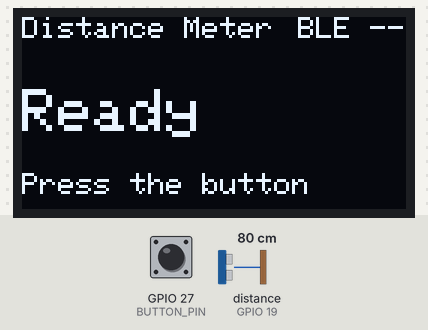
Bench run of a sketch on a simulated ESP32. On the bench: 128×64 one-colour display. The test bench sets the inputs (shaded band); at power-on: GPIO 27 (BUTTON_PIN) LOW, distance to the obstacle (sensor on GPIO 19) 80 cm. The echo pulse lasts 58.3 µs per cm; nothing arrives over Bluetooth unless stated; a phone connects over Bluetooth LE 3 s after start; what the sketch prints to the serial monitor is not drawn.

Above: at 0.4 s.
At 3.9 s:
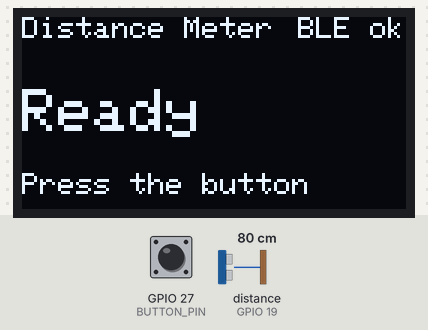
4.0 s: GPIO 27 (BUTTON_PIN) pulled HIGH for 0.15 s
At 4.8 s:
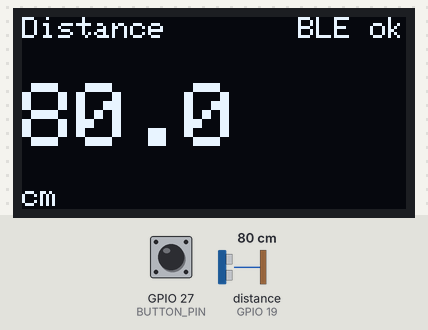
5.8 s: GPIO 27 (BUTTON_PIN) pulled HIGH for 1 s
At 5.99 s:
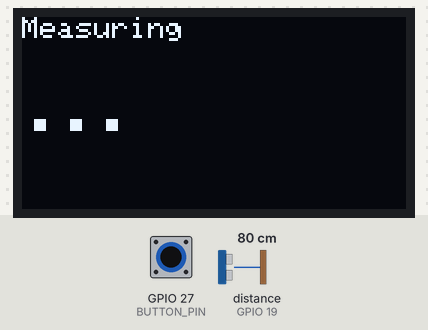
11.3 s: GPIO 27 (BUTTON_PIN) pulled HIGH for 3.2 s
Timing chart, 0 to 14.3 s (numbered marks = the images above; inputs shaded):
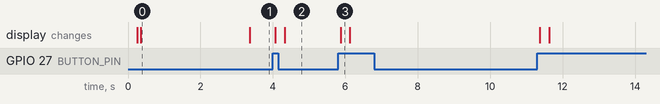

The sketch:

esp32_measuring_tape.ino
```cpp
/*
 * Measuring Tape - ESP32 firmware
 * -------------------------------
 *
 * A hand-held distance meter. Press the KY-004 button, the HC-SR04 takes a
 * filtered measurement, the SSD1306 shows it, and the ESP32 notifies the
 * Android app over BLE.
 *
 * Device -> app frames (newline-delimited ASCII):
 *
 *     DIST:127.1\n
 *     DIST:ERR\n
 *     INFO:MEASURING_TAPE_V2\n
 *     PONG\n
 *     OK:CAL=1.5\n
 *     ERR:UNKNOWN\n
 *
 * App -> device commands (write to the command characteristic):
 *
 *     PING\n
 *     CAL:<cm>\n     datum offset added to sensor readings
 *
 * Wiring
 * ------
 *   HC-SR04 VCC   -> 5V (VIN)
 *   HC-SR04 GND   -> GND
 *   HC-SR04 TRIG  -> GPIO18
 *   HC-SR04 ECHO  -> GPIO19  *through a 1k/2k divider to 3.3V*
 *   KY-004 S      -> GPIO27
 *   KY-004 VCC    -> 3.3V
 *   KY-004 GND    -> GND
 *   SSD1306 SDA   -> GPIO21
 *   SSD1306 SCL   -> GPIO22
 *   SSD1306 VCC   -> 3.3V
 *   SSD1306 GND   -> GND
 *
 * The HC-SR04 ECHO output is 5V. Never connect it directly to an ESP32 GPIO.
 * Use a divider: ECHO -> 1k -> GPIO19, and 2k from GPIO19 to GND.
 *
 * Board: "ESP32 Dev Module" (ESP32 Arduino core 2.0.17+ or 3.x).
 * Libraries: Adafruit SSD1306, Adafruit GFX Library, Adafruit BusIO.
 */

#include <Wire.h>
#include <Adafruit_GFX.h>
#include <Adafruit_SSD1306.h>
#include <BLEDevice.h>
#include <BLEServer.h>
#include <BLEUtils.h>
#include <BLE2902.h>

#include <cstdio>
#include <cstdlib>
#include <cstring>
#include <string>

// ---------------------------------------------------------------------------
// Pin map
// ---------------------------------------------------------------------------
static const uint8_t TRIG_PIN = 18;
static const uint8_t ECHO_PIN = 19;
static const uint8_t BUTTON_PIN = 27;
static const uint8_t I2C_SDA_PIN = 21;
static const uint8_t I2C_SCL_PIN = 22;

// The KY-004 used in the prototype is active HIGH. If your module is active
// LOW, change this to LOW.
static const int BUTTON_ACTIVE_LEVEL = HIGH;

// ---------------------------------------------------------------------------
// Tuning
// ---------------------------------------------------------------------------
static const uint32_t SERIAL_BAUD = 115200;
static const uint32_t SCREEN_TIMEOUT_MS = 10000;
static const unsigned long DEBOUNCE_MS = 40;
static const uint8_t SAMPLES = 5;
static const uint16_t SAMPLE_GAP_MS = 40;
static const uint32_t ECHO_TIMEOUT_US = 30000;  // ~5 m round trip
static const float SOUND_CM_PER_US = 0.0343f;
static const float MIN_VALID_CM = 2.0f;
static const float MAX_VALID_CM = 400.0f;

// Added to every reading so the app measures from the front face of the case.
// Set with the CAL command or change this default.
static float datumOffsetCm = 0.0f;

// ---------------------------------------------------------------------------
// BLE
// ---------------------------------------------------------------------------
#define SERVICE_UUID "4fafc201-1fb5-459e-8fcc-c5c9c331914b"
#define MEASUREMENT_CHAR_UUID "beb5483e-36e1-4688-b7f5-ea07361b26a8"
#define COMMAND_CHAR_UUID "beb5483e-36e1-4688-b7f5-ea07361b26a9"

static const char *DEVICE_NAME = "DistanceMeter";

BLECharacteristic *measurementChar = nullptr;
volatile bool bleConnected = false;
volatile bool advertisingRestartPending = false;
volatile bool screenRefreshPending = false;

class ServerCallbacks : public BLEServerCallbacks {
  void onConnect(BLEServer *server) override {
    (void)server;
    bleConnected = true;
    screenRefreshPending = true;
    BLEDevice::getAdvertising()->stop();
  }

  void onDisconnect(BLEServer *server) override {
    (void)server;
    bleConnected = false;
    screenRefreshPending = true;
    advertisingRestartPending = true;
  }
};

std::string trimCopy(const std::string &value) {
  const size_t first = value.find_first_not_of(" \r\n\t");
  if (first == std::string::npos) {
    return "";
  }
  const size_t last = value.find_last_not_of(" \r\n\t");
  return value.substr(first, last - first + 1);
}

void publishFrame(const char *frame) {
  char line[64];
  snprintf(line, sizeof(line), "%s\n", frame);

  if (measurementChar != nullptr) {
    measurementChar->setValue(reinterpret_cast<uint8_t *>(line), strlen(line));
    if (bleConnected) {
      measurementChar->notify();
    }
  }

  Serial.print(frame);
  Serial.println();
}

void handleCommand(const std::string &raw) {
  const std::string command = trimCopy(raw);
  if (command.empty()) {
    return;
  }

  if (command == "PING") {
    publishFrame("PONG");
    return;
  }

  if (command.rfind("CAL:", 0) == 0) {
    const float value = static_cast<float>(atof(command.c_str() + 4));
    if (value >= -100.0f && value <= 100.0f) {
      datumOffsetCm = value;
      char reply[40];
      snprintf(reply, sizeof(reply), "OK:CAL=%.1f", datumOffsetCm);
      publishFrame(reply);
    } else {
      publishFrame("ERR:CAL");
    }
    return;
  }

  publishFrame("ERR:UNKNOWN");
}

class CommandCallbacks : public BLECharacteristicCallbacks {
  void onWrite(BLECharacteristic *characteristic) override {
    // ESP32 core 3.x returns Arduino String here; core 2.x returned
    // std::string. Converting through c_str()/length() supports both.
    const auto value = characteristic->getValue();
    const std::string raw(value.c_str(), value.length());
    size_t start = 0;

    while (start < raw.size()) {
      const size_t end = raw.find('\n', start);
      const std::string line =
          raw.substr(start, end == std::string::npos ? std::string::npos : end - start);
      handleCommand(line);
      if (end == std::string::npos) {
        break;
      }
      start = end + 1;
    }
  }
};

// ---------------------------------------------------------------------------
// Display
// ---------------------------------------------------------------------------
Adafruit_SSD1306 display(128, 64, &Wire, -1);
bool displayReady = false;
bool screenOn = true;
unsigned long lastActivityMs = 0;
bool hasLastDistance = false;
float lastDistanceCm = -1.0f;

void screenWake() {
  if (!displayReady) {
    return;
  }
  if (!screenOn) {
    display.ssd1306_command(SSD1306_DISPLAYON);
    screenOn = true;
  }
  lastActivityMs = millis();
}

void screenSleep() {
  if (!displayReady) {
    return;
  }
  if (screenOn) {
    display.ssd1306_command(SSD1306_DISPLAYOFF);
    screenOn = false;
  }
}

void showMessage(const char *line1, const char *line2) {
  if (!displayReady) {
    return;
  }
  display.clearDisplay();
  display.setTextColor(SSD1306_WHITE);
  display.setTextSize(1);
  display.setCursor(0, 0);
  display.println(line1);
  display.setTextSize(2);
  display.setCursor(0, 24);
  display.println(line2);
  display.display();
}

void showIdle() {
  if (!displayReady) {
    return;
  }
  display.clearDisplay();
  display.setTextColor(SSD1306_WHITE);

  display.setTextSize(1);
  display.setCursor(0, 0);
  display.print("Distance Meter");
  display.setCursor(92, 0);
  display.print(bleConnected ? "BLE ok" : "BLE --");

  display.setTextSize(2);
  display.setCursor(0, 24);
  display.println("Ready");

  display.setTextSize(1);
  display.setCursor(0, 52);
  display.println("Press the button");
  display.display();
}

void showDistance(float cm) {
  if (!displayReady) {
    return;
  }
  display.clearDisplay();
  display.setTextColor(SSD1306_WHITE);

  display.setTextSize(1);
  display.setCursor(0, 0);
  display.print("Distance");
  display.setCursor(92, 0);
  display.print(bleConnected ? "BLE ok" : "BLE --");

  display.setTextSize(3);
  display.setCursor(0, 22);
  if (cm < 0) {
    display.print("--");
  } else {
    display.print(cm, 1);
  }

  display.setTextSize(1);
  display.setCursor(0, 56);
  display.print(cm < 0 ? "No echo" : "cm");
  display.display();
}

void refreshScreen() {
  if (!displayReady || !screenOn) {
    return;
  }
  if (hasLastDistance) {
    showDistance(lastDistanceCm);
  } else {
    showIdle();
  }
  lastActivityMs = millis();
}

// ---------------------------------------------------------------------------
// Sensor
// ---------------------------------------------------------------------------
float readOnceCm() {
  digitalWrite(TRIG_PIN, LOW);
  delayMicroseconds(2);
  digitalWrite(TRIG_PIN, HIGH);
  delayMicroseconds(10);
  digitalWrite(TRIG_PIN, LOW);

  const unsigned long duration = pulseIn(ECHO_PIN, HIGH, ECHO_TIMEOUT_US);
  if (duration == 0) {
    return -1.0f;
  }
  return (duration * SOUND_CM_PER_US) / 2.0f;
}

float measureCm() {
  float values[SAMPLES];
  uint8_t count = 0;

  for (uint8_t i = 0; i < SAMPLES; i++) {
    const float value = readOnceCm();
    if (value >= MIN_VALID_CM && value <= MAX_VALID_CM) {
      values[count++] = value;
    }
    delay(SAMPLE_GAP_MS);
  }

  if (count == 0) {
    return -1.0f;
  }

  for (uint8_t i = 0; i < count - 1; i++) {
    for (uint8_t j = i + 1; j < count; j++) {
      if (values[j] < values[i]) {
        const float temporary = values[i];
        values[i] = values[j];
        values[j] = temporary;
      }
    }
  }

  return values[count / 2] + datumOffsetCm;
}

// ---------------------------------------------------------------------------
// Button + measurement
// ---------------------------------------------------------------------------
int lastButtonReading = LOW;
int stableButtonState = LOW;
unsigned long lastButtonChangeMs = 0;

void doMeasurement();

void pollButton() {
  const int reading = digitalRead(BUTTON_PIN);
  if (reading != lastButtonReading) {
    lastButtonChangeMs = millis();
    lastButtonReading = reading;
  }

  if ((millis() - lastButtonChangeMs) > DEBOUNCE_MS && reading != stableButtonState) {
    stableButtonState = reading;
    if (stableButtonState == BUTTON_ACTIVE_LEVEL) {
      doMeasurement();
    }
  }
}

void doMeasurement() {
  screenWake();
  showMessage("Measuring", "...");

  const float cm = measureCm();
  lastDistanceCm = cm;
  hasLastDistance = true;
  showDistance(cm);

  if (cm < 0.0f) {
    publishFrame("DIST:ERR");
    Serial.println("No reading");
  } else {
    char frame[32];
    snprintf(frame, sizeof(frame), "DIST:%.1f", cm);
    publishFrame(frame);
  }

  lastActivityMs = millis();
}

// ---------------------------------------------------------------------------
// Setup + loop
// ---------------------------------------------------------------------------
void setupDisplay() {
  Wire.begin(I2C_SDA_PIN, I2C_SCL_PIN);
  Wire.setClock(400000);

  displayReady = display.begin(SSD1306_SWITCHCAPVCC, 0x3C);
  if (!displayReady) {
    Serial.println("OLED not found - continuing without display");
    return;
  }

  display.clearDisplay();
  display.display();
  screenOn = true;
  showMessage("Distance Meter", "Starting");
}

void setupBle() {
  BLEDevice::init(DEVICE_NAME);

  BLEServer *server = BLEDevice::createServer();
  server->setCallbacks(new ServerCallbacks());

  BLEService *service = server->createService(SERVICE_UUID);

  measurementChar = service->createCharacteristic(
      MEASUREMENT_CHAR_UUID,
      BLECharacteristic::PROPERTY_READ | BLECharacteristic::PROPERTY_NOTIFY);
  measurementChar->addDescriptor(new BLE2902());
  {
    char initial[] = "INFO:MEASURING_TAPE_V2\n";
    measurementChar->setValue(reinterpret_cast<uint8_t *>(initial), strlen(initial));
  }

  BLECharacteristic *commandChar = service->createCharacteristic(
      COMMAND_CHAR_UUID,
      BLECharacteristic::PROPERTY_WRITE | BLECharacteristic::PROPERTY_WRITE_NR);
  commandChar->setCallbacks(new CommandCallbacks());

  service->start();

  BLEAdvertising *advertising = BLEDevice::getAdvertising();
  advertising->addServiceUUID(SERVICE_UUID);
  advertising->setScanResponse(true);
  advertising->setMinPreferred(0x06);
  advertising->setMinPreferred(0x12);
  BLEDevice::startAdvertising();

  Serial.println("BLE advertising as DistanceMeter");
}

void setup() {
  Serial.begin(SERIAL_BAUD);
  delay(250);

  pinMode(TRIG_PIN, OUTPUT);
  pinMode(ECHO_PIN, INPUT);
  digitalWrite(TRIG_PIN, LOW);
  pinMode(BUTTON_PIN, INPUT);

  lastButtonReading = digitalRead(BUTTON_PIN);
  stableButtonState = lastButtonReading;
  lastButtonChangeMs = millis();

  setupDisplay();
  setupBle();

  publishFrame("INFO:MEASURING_TAPE_V2");
  lastActivityMs = millis();
  showIdle();
}

void loop() {
  pollButton();

  if (advertisingRestartPending) {
    advertisingRestartPending = false;
    delay(100);
    BLEDevice::startAdvertising();
  }

  if (screenRefreshPending) {
    screenRefreshPending = false;
    refreshScreen();
  }

  if (screenOn && displayReady && (millis() - lastActivityMs > SCREEN_TIMEOUT_MS)) {
    screenSleep();
  }

  delay(5);
}
```

Measured:
- after the input at 4.0 s, the display: first changes after 0.07 s (image 2 shows a later state)
- after the input at 5.8 s, the display: changes after 0.07 s (image 3)
- what the display in image 0 shows lasts 3.0 s, from 0.4 s to 3.4 s
